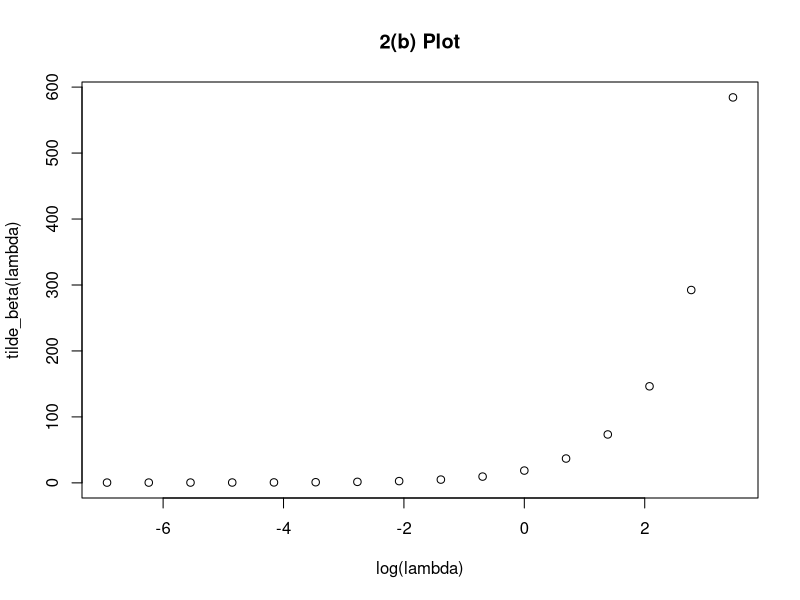
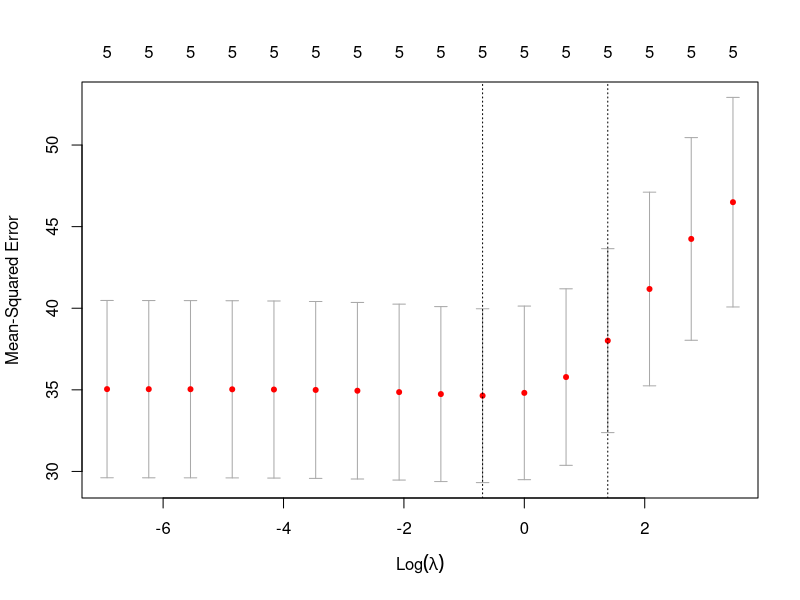
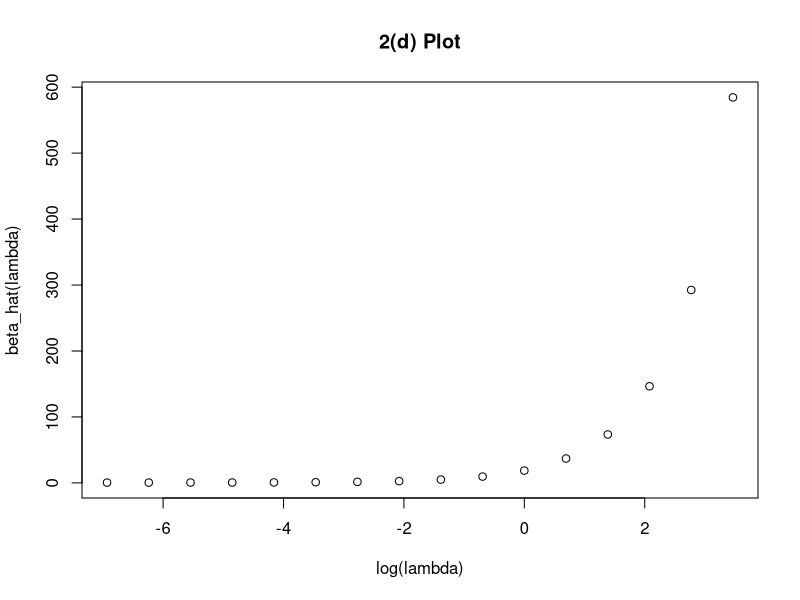

Generate these figures, in order, with R:
# HW3-106070038
## 1.
library(glmnet)
set.seed(36)
n<-100
sigma <- 5
beta0 <- c(2,-2,0.5,1,-3)
cormat <- diag(1,nrow=5,ncol=5)
cormat[cormat==0] <- 0.5
cholmat <- chol(cormat)
x <- matrix(rnorm(5*n,0,1), ncol=5)%*%cholmat
err <- rnorm(n,0,sigma)
y <- x%*%beta0 +err

## 2.
## (2a)
beta_hat = 0 #init
for (i in 100) {
    y_x_beta = y[i] - x[i,1]*2 + x[i,2]*2 - x[i,3]*0.5 - x[i,4]*1 + x[i,5]*3
    square = y_x_beta^2
    beta_hat = beta_hat + square
}
beta_hat #print

### scale x and y
scale_x = scale(x) 
scale_y = y - mean(y)

beta_tilde = 0 #init
for (i in 100) {
  y_x_beta = scale_y[i] - scale_x[i,1]*2 + scale_x[i,2]*2 - scale_x[i,3]*0.5 - scale_x[i,4]*1 + scale_x[i,5]*3
  square = y_x_beta^2
  beta_tilde = beta_tilde + square
}
beta_tilde #print

## (2b)
lambda_tilde_beta <- matrix( nrow = 16, ncol = 2) 
lambda <- c(2^5,2^4,2^3,2^2,2^1,2^0,2^-1,2^-2,2^-3,2^-4,2^-5,2^-6,2^-7,2^-8,2^-9,2^-10)
lambda
lambda_tilde_beta[,1]<- c(2^5,2^4,2^3,2^2,2^1,2^0,2^-1,2^-2,2^-3,2^-4,2^-5,2^-6,2^-7,2^-8,2^-9,2^-10)
#lambda_tilde_beta
beta_square = 2^2+(-2)^2+0.5^2+1^2+(-3)^2
y_xbeta = 0
for (i in 100) {
  square = (scale_y[i] - scale_x[i,1]*2 + scale_x[i,2]*2 - scale_x[i,3]*0.5 - scale_x[i,4]*1 + scale_x[i,5]*3)^2
  y_xbeta = y_xbeta + square
}
buf = 2*n
buf
y_xbeta
y_xbeta = y_xbeta/buf
for (j in c(1:16)) {
  lambda_tilde_beta[j,2] = y_xbeta + lambda[j]*beta_square
}
lambda_tilde_beta
graphics.off()
plot(log(lambda_tilde_beta[,1]), lambda_tilde_beta[,2], xlab="log(lambda)",
     ylab="tilde_beta(lambda)",main="2(b) Plot")

## beta_hat_2
lambda = 2
lambda_hat_beta <- matrix( nrow = 1, ncol = 2) 
lambda_hat_beta[1]<- 2
#lambda_tilde_beta
beta_square = 2^2+(-2)^2+0.5^2+1^2+(-3)^2
y_xbeta = 0
for (i in 100) {
  square = (y[i] - x[i,1]*2 + x[i,2]*2 - x[i,3]*0.5 - x[i,4]*1 + x[i,5]*3)^2
  y_xbeta = y_xbeta + square
}
y_xbeta = y_xbeta/(2*n)
lambda_hat_beta[2] = y_xbeta + lambda*beta_square
lambda_hat_beta

## (2c)
CVRIDGE = cv.glmnet(scale_x,scale_y,family = "gaussian",type.measure ='mse',nfold = 5,alpha = 0,lambda =c(2^5,2^4,2^3,2^2,2^1,2^0,2^-1,2^-2,2^-3,2^-4,2^-5,2^-6,2^-7,2^-8,2^-9,2^-10))
CVRIDGE
plot(CVRIDGE)
# Use lambda.min
ridge1 = glmnet(x,y,family = "gaussian",alpha = 0,lambda = CVRIDGE$lambda.min)   # lambda代lambda.min
ridge1$beta   #係數

# Use lambda.1se
ridge2 = glmnet(x,y,family = "gaussian",alpha = 0,lambda = CVRIDGE$lambda.1se)   # lambda代lambda.1se
ridge2$beta   #係數

## (2d)
lambda_hat_beta <- matrix( nrow = 16, ncol = 2) 
lambda <- c(2^5,2^4,2^3,2^2,2^1,2^0,2^-1,2^-2,2^-3,2^-4,2^-5,2^-6,2^-7,2^-8,2^-9,2^-10)
lambda_hat_beta[,1]<- c(2^5,2^4,2^3,2^2,2^1,2^0,2^-1,2^-2,2^-3,2^-4,2^-5,2^-6,2^-7,2^-8,2^-9,2^-10)
beta_square = 2^2+(-2)^2+0.5^2+1^2+(-3)^2
y_xbeta = 0
for (i in 100) {
  square = (y[i] - x[i,1]*2 + x[i,2]*2 - x[i,3]*0.5 - x[i,4]*1 + x[i,5]*3)^2
  y_xbeta = y_xbeta + square
}
y_xbeta = y_xbeta/(2*n)
for (j in c(1:16)) {
  lambda_hat_beta[j,2] = y_xbeta + lambda[j]*beta_square
}
lambda_hat_beta
graphics.off()
plot(log(lambda_hat_beta[,1]), lambda_hat_beta[,2], xlab="log(lambda)",
     ylab="beta_hat(lambda)",main="2(d) Plot")